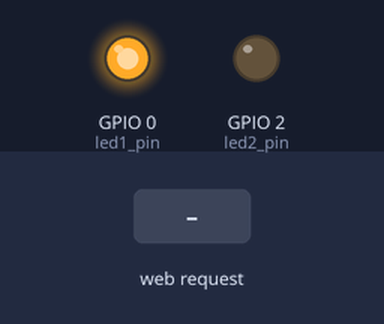
The sketch below on a simulated ESP8266 (NodeMCU). On the bench: output pins drawn as LEDs (lit = HIGH). The inputs (shaded band) are chosen by the test bench. WiFi joins after 1.5 s; servers stay silent unless stated; what the sketch prints to the serial monitor is not drawn.

Above: at 2.7 s.
2.8 s: HTTP request GET /setleds?led1=OFF received
At 3.9 s:
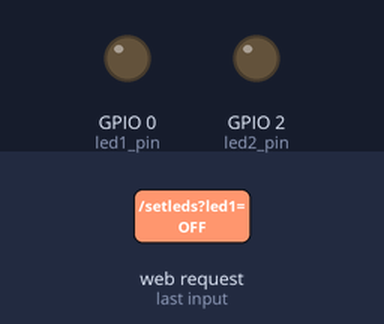
4.3 s: HTTP request GET /setleds?led2=ON received
At 5.0 s:
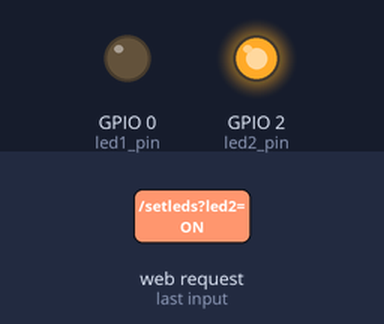
5.8 s: HTTP request GET /setleds?led1=ON received
At 6.1 s:
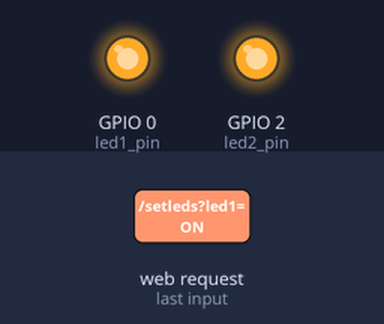
7.3 s: HTTP request GET /setleds?led2=OFF received
At 8.4 s:
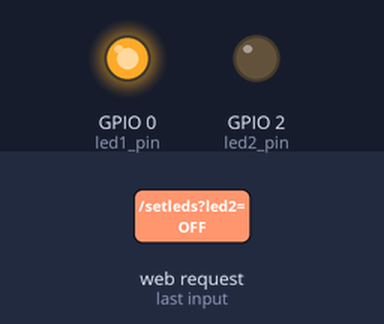
Timing chart, 0 to 9.8 s (numbered marks = the images above; inputs shaded):
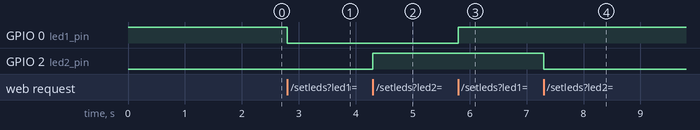

Measured:
- after the input at 2.8 s, GPIO 0 (led1_pin): HIGH → LOW at once
- after the input at 4.3 s, GPIO 2 (led2_pin): LOW → HIGH at once
- after the input at 5.8 s, GPIO 0 (led1_pin): LOW → HIGH at once
- after the input at 7.3 s, GPIO 2 (led2_pin): HIGH → LOW at once

The sketch:

ios_1.ino
```cpp
// (licence header left out)
// Include the libraries that we'll be using throughout the code
#include <ESP8266WiFi.h>
#include <WiFiClient.h>
#include <ESP8266WebServer.h>

// Define the ID and password of your Wi-Fi network
const char* ssid = "Neon Dinosaur";
const char* password = "R0@r&R0@r"; // password for your MESH

// MESH Details
#define MESH_PREFIX     "ROARY" // name for your MESH
#define MESH_PASSWORD   "roarroar" // password for your MESH
#define MESH_PORT       5555 //default port

// Instantiate the ESP8266WebServer class, passing the argument 80 for the
// port that the server will be listening.
ESP8266WebServer server(80);

// Define the variables with the pin values where the LEDs are connected
#define led1_pin 0  // red LED (low = on)
#define led2_pin 2  // blue LED

// User-defined function that will be called when a client accesses the root
// directory path of the ESP8266 host
void handleRoot() {
  // Simply sends an 'OK' (200) response to the client, and a plain text
  // string with usage.
  server.send(200, "text/plain", String("Hello from esp8266! Usage: navigate to") +
              String(" /setleds?led1=XX&led2=YY changing XX/YY to ON or OFF."));
}

// User-defined function that will be called when a client accesses the /setleds
// path of the ESP8266 host
void handleSetLeds() {
  // We can read the desired status of the LEDs from the expected parameters that
  // should be passed in the URL.  We expect two parameters "led1" and "led2".
  String led1_status = server.arg("led1");
  String led2_status = server.arg("led2");

  // Check if the URL include a change of the LED status
  bool url_check = false;
  if((led1_status == "ON")||(led1_status == "OFF")||(led2_status == "ON")||(led2_status == "OFF"))
    url_check = true;

  // It's not required to pass them both, so we check that they're exactly equal to
  // the strings ON or OFF by our design choice (this can be changed if you prefer
  // a different behavior)
  if (led1_status == "ON")
    digitalWrite(led1_pin, HIGH);
  else if (led1_status == "OFF")
    digitalWrite(led1_pin, LOW);
  if (led2_status == "ON")
    digitalWrite(led2_pin, HIGH);
  else if (led2_status == "OFF")
    digitalWrite(led2_pin, LOW);
  if (url_check)
    // If we've set the LEDs to the requested status, we have the webserver
    // return an "OK" (200) response.  We also include the number of milliseconds
    // since the program started running.
    // Note: This number will overflow (go back to zero), after approximately 50 days.
    server.send(200, "text/plain", "LEDs' status changed! (" + String(millis()) + ")");
  else
    server.send(200, "text/plain", "LEDs' status unchanged! (" + String(millis()) + ")");
}

// If the client requests any other URL than the root directory or the /setled path:
void handleNotFound() {
  // We construct a message to be returned to the client
  String message = "File Not Found\n\n";
  // which includes what URI was requested
  message += "URI: ";
  message += server.uri();
  // what method was used
  message += "\nMethod: ";
  message += (server.method() == HTTP_GET) ? "GET" : "POST";
  // and what parameters were passed
  message += "\nArguments: ";
  message += server.args();
  message += "\n";
  for (uint8_t i = 0; i < server.args(); i++) {
    message += " " + server.argName(i) + ": " + server.arg(i) + "\n";
  }
  // the response, as expected, is a "Not Found" (404) error
  server.send(404, "text/plain", message);
}

// In the setup function we initialize the different things
// that will be needed in our program, as well as set up the hardware
void setup(void) {
  // Set the LED pins to act as digital outputs and set them off initially
  pinMode(led1_pin, OUTPUT);
  pinMode(led2_pin, OUTPUT);
  digitalWrite(led1_pin, HIGH);  // If set LOW, this will boot-load = bad
  digitalWrite(led2_pin, LOW);

  // Start the Serial communication for debugging purposes
  Serial.begin(115200);
  //  Initialize the WiFi client and try to connect to our Wi-Fi network
  WiFi.begin(ssid, password);
  Serial.println("");

  // Wait for a successful connection
  while (WiFi.status() != WL_CONNECTED) {
    delay(500);
    Serial.print(".");
  }
  // For debugging purposes print the network ID and the assigned IP address
  Serial.println("");
  Serial.print("Connected to ");
  Serial.println(ssid);
  Serial.print("IP address: ");
  Serial.println(WiFi.localIP());

  // Associate the URLs with the functions that will be handling the requests
  server.on("/", HTTP_GET, handleRoot);
  server.on("/setleds", HTTP_GET, handleSetLeds);
  server.onNotFound(handleNotFound);

  // Start running the webserver
  server.begin();
  Serial.println("HTTP server started");
}

// The loop function is straight-forward, simply handle any incoming requests to the
// our ESP8266 host!
void loop(void) {
  server.handleClient();
}
```
